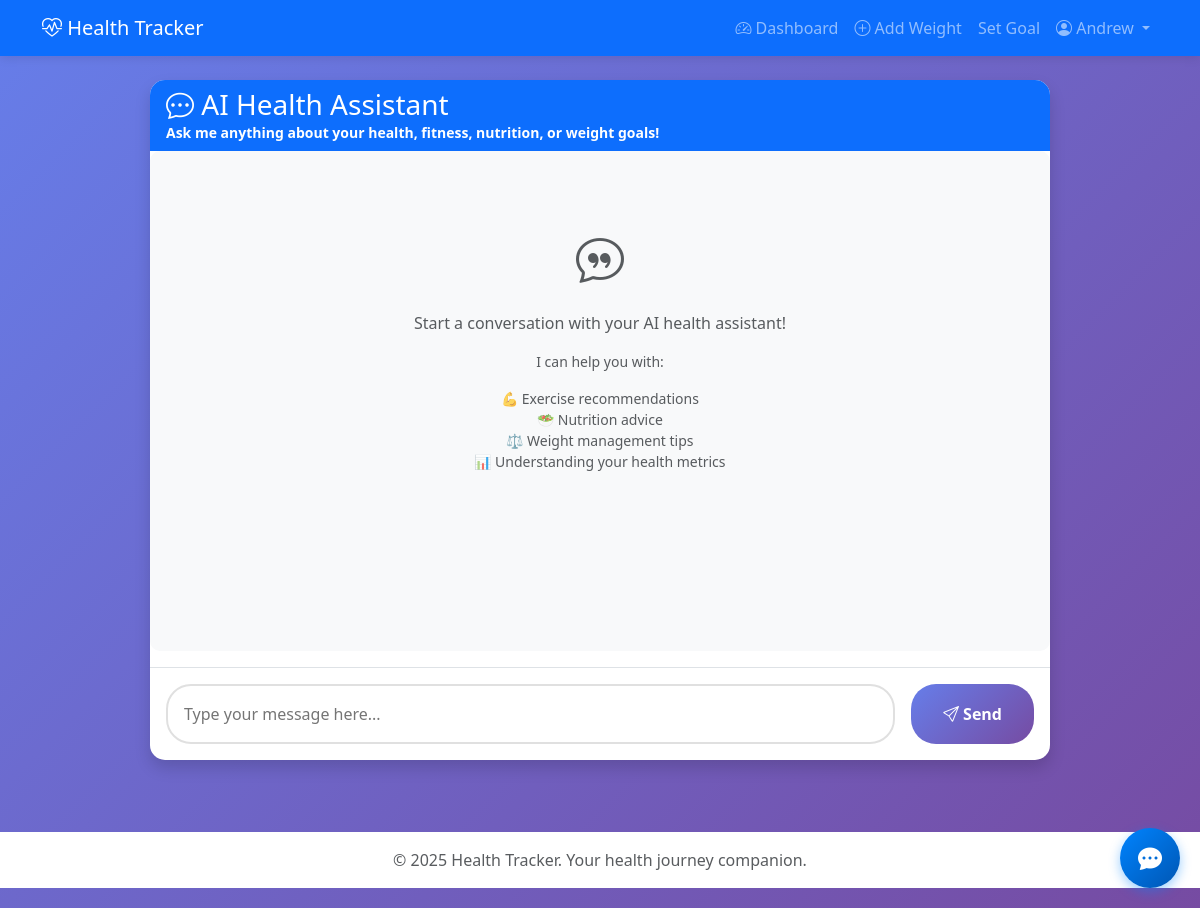
Page /accounts/chatbot/ (signed in) on the earlier database version.
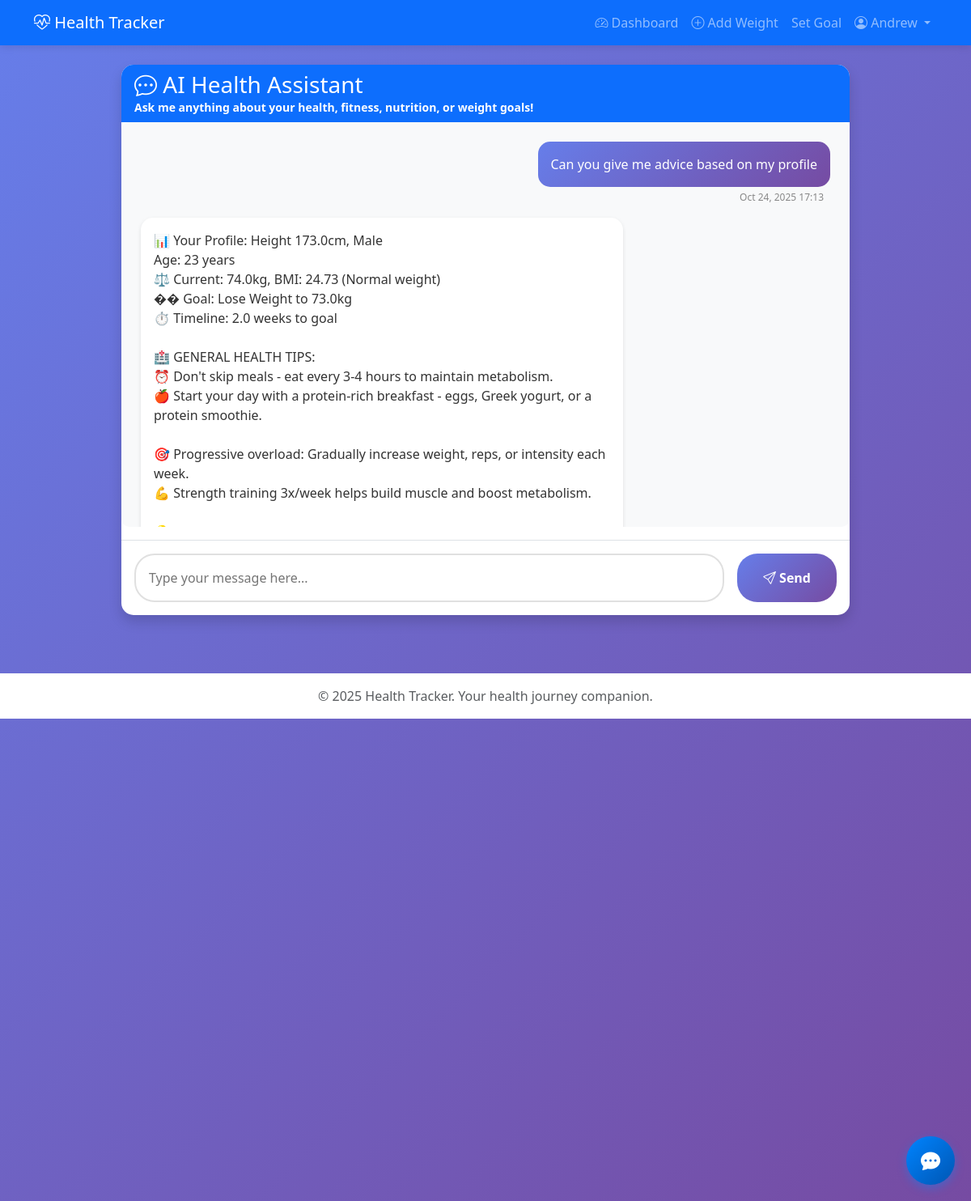
Same page on the later database version.
### account/models.py (models this page shows, shortened)
class ChatMessage(models.Model):
    user = models.ForeignKey(User, on_delete=models.CASCADE, related_name='chat_messages')
    message = models.TextField()
    response = models.TextField()
    created_at = models.DateTimeField(auto_now_add=True)
    class Meta:
        ordering = ['-created_at']
        verbose_name = "Chat Message"
        verbose_name_plural = "Chat Messages"

### account/views.py (the view)
# urls.py: path('chatbot/', views.chatbot_view, name='chatbot'),
@login_required
def chatbot_view(request):
    recent_messages = request.user.chat_messages.all()[:20]
    context = {
        'recent_messages': recent_messages
    }
    return render(request, 'accounts/chatbot.html', context)

### templates/accounts/chatbot.html (shortened to what this page needs)
{% extends 'base.html' %}
{% block content %}
<div class="chat-container">
    <div class="card shadow">
        <div class="card-header bg-primary text-white">
            <h3 class="mb-0">
                <i class="bi bi-chat-dots"></i> AI Health Assistant
            </h3>
            <p class="mb-0 small">Ask me anything about your health, fitness, nutrition, or weight goals!</p>
        </div>
        <div class="card-body p-0">
            <div class="chat-box" id="chatBox">
                {% for chat in recent_messages reversed %}
                <div class="message-wrapper user">
                    <div class="message-bubble">{{ chat.message }}</div>
                    <div class="message-time">{{ chat.created_at|date:"M d, Y H:i" }}</div>
                </div>
                <div class="message-wrapper ai">
                    <div class="message-bubble">{{ chat.response }}</div>
                </div>
                {% empty %}
                <div class="text-center text-muted mt-5">
                    <i class="bi bi-chat-quote" style="font-size: 3rem;"></i>
                    <p class="mt-3">Start a conversation with your AI health assistant!</p>
                    <p class="small">I can help you with:</p>
                    <ul class="list-unstyled small">
                        <li>💪 Exercise recommendations</li>
                        <li>🥗 Nutrition advice</li>
                        <li>⚖️ Weight management tips</li>
                        <li>📊 Understanding your health metrics</li>
                    </ul>
                </div>
                {% endfor %}
            </div>
            <div class="p-3 border-top">
                <div class="chat-input-container">
                    <textarea
                        id="messageInput"
                        class="chat-input"
                        placeholder="Type your message here..."
                        rows="1"
                    ></textarea>
                    <button id="sendBtn" class="send-btn">
                        <i class="bi bi-send"></i> Send
                    </button>
                </div>
            </div>
        </div>
    </div>
</div>
{% endblock %}

### templates/base.html (shortened to what this page needs)
<!DOCTYPE html>
<html lang="en">
<head>
    {% load static %}
    <link href="https://cdn.jsdelivr.net/npm/bootstrap@5.3.0/dist/css/bootstrap.min.css" rel="stylesheet">
    <link rel="stylesheet" href="https://cdn.jsdelivr.net/npm/bootstrap-icons@1.10.0/font/bootstrap-icons.css">
</head>
<body>
    {% if user.is_authenticated %}
    <nav class="navbar navbar-expand-lg navbar-dark bg-primary sticky-top">
        <div class="container">
            <a class="navbar-brand" href="{% url 'accounts:dashboard' %}">
                <i class="bi bi-heart-pulse"></i> Health Tracker
            </a>
            <div class="collapse navbar-collapse" id="navbarNav">
                <ul class="navbar-nav ms-auto">
                    <li class="nav-item">
                        <a class="nav-link {% if request.resolver_match.url_name == 'dashboard' %}active{% endif %}" href="{% url 'accounts:dashboard' %}">
                            <i class="bi bi-speedometer2"></i> Dashboard
                        </a>
                    </li>
                    <li class="nav-item">
                        <a class="nav-link {% if request.resolver_match.url_name == 'add_weight' %}active{% endif %}" href="{% url 'accounts:add_weight' %}">
                            <i class="bi bi-plus-circle"></i> Add Weight
                        </a>
                    </li>
                    <li class="nav-item">
                        <a class="nav-link {% if request.resolver_match.url_name == 'set_goal' %}active{% endif %}" href="{% url 'accounts:set_goal' %}">
                             Set Goal
                        </a>
                    </li>
                    <li class="nav-item dropdown">
                        <a class="nav-link dropdown-toggle" href="#" id="userDropdown" role="button" data-bs-toggle="dropdown">
                            <i class="bi bi-person-circle"></i> {% if user.first_name %}{{ user.first_name }}{% else %}{{ user.username }}{% endif %}
                        </a>
                    </li>
                </ul>
            </div>
        </div>
    </nav>
    {% endif %}
    <main class="py-4">
        <div class="container">
            {% block content %}{% endblock %}
        </div>
    </main>
    <footer class="bg-white text-center text-muted py-3 mt-5">
        <div class="container">
            <p class="mb-0">&copy; 2025 Health Tracker. Your health journey companion.</p>
        </div>
    </footer>
    {% if user.is_authenticated %}
    <div class="chat-widget-container">
        <button class="chat-toggle-btn" id="chatToggleBtn" title="Chat with AI Assistant">
            <i class="bi bi-chat-dots-fill"></i>
        </button>
    </div>
    {% endif %}
</body>
</html>

### templates/base.html (style rules this page uses)
:root { --primary-color: #667eea; --secondary-color: #764ba2; --chat-primary: #0084ff; }
body { background: linear-gradient(135deg, #667eea 0%, #764ba2 100%); min-height: 100vh; padding-bottom: 20px; }
.navbar { box-shadow: 0 2px 10px rgba(0,0,0,0.1); }
.card { border: none; box-shadow: 0 5px 20px rgba(0,0,0,0.1); border-radius: 15px; overflow: hidden; }
.card-header { border: none; font-weight: 600; }
.chat-widget-container { position: fixed; bottom: 20px; right: 20px; z-index: 1000; }
.chat-toggle-btn { width: 60px; height: 60px; border-radius: 50%; background: linear-gradient(135deg, var(--chat-primary) 0%, #0056b3 100%); border: none; color: white; font-size: 24px; box-shadow: 0 4px 12px rgba(0,132,255,0.4); cursor: pointer; transition: all 0.3s; display: flex; align-items: center; justify-content: center; position: relative; }
.chat-input { flex: 1; border: 1px solid #e0e0e0; border-radius: 20px; padding: 10px 15px; font-size: 14px; resize: none; max-height: 100px; }

### templates/accounts/chatbot.html (style rules this page uses)
.chat-container { max-width: 900px; margin: 0 auto; }
.chat-box { height: 500px; overflow-y: auto; padding: 1.5rem; background: #f8f9fa; border-radius: 10px; margin-bottom: 1rem; }
.message-wrapper { margin-bottom: 1rem; display: flex; flex-direction: column; }
.message-wrapper.user { align-items: flex-end; }
.message-wrapper.ai { align-items: flex-start; }
.message-bubble { max-width: 70%; padding: 1rem; border-radius: 15px; word-wrap: break-word; white-space: pre-wrap; }
.message-wrapper.user .message-bubble { background: linear-gradient(135deg, #667eea 0%, #764ba2 100%); color: white; }
.message-wrapper.ai .message-bubble { background: white; color: #333; box-shadow: 0 2px 5px rgba(0,0,0,0.1); }
.message-time { font-size: 0.75rem; color: #888; margin-top: 0.25rem; padding: 0 0.5rem; }
.chat-input-container { display: flex; gap: 1rem; }
.chat-input { flex: 1; padding: 1rem; border: 2px solid #e0e0e0; border-radius: 25px; font-size: 1rem; resize: none; }
.send-btn { padding: 1rem 2rem; background: linear-gradient(135deg, #667eea 0%, #764ba2 100%); color: white; border: none; border-radius: 25px; font-weight: 600; cursor: pointer; transition: transform 0.2s; }

Differences in the rows shown:
added ChatMessage: message "Can you give me advice based on my profile", created_at "Oct 24, 2025 17:13", response "📊 Your Profile: Height 173.0cm, Male Age: 23 years ⚖️ Current: 74.0kg, BMI: 24.73 (Normal weight) �� Goal: Lose Weight to 73.0kg ⏱️ Timeline: 2.0 weeks to goal 🏥 GENERAL HEALTH TIPS: ⏰ Don't skip meals - eat every 3-4 hours to maintain metabolism. 🍎 Start your day with a protein-rich breakfast - eggs, Greek yogurt, or a protein smoothie. 🎯 Progressive overload: Gradually increase weight, reps, or intensity each week. 💪 Strength training 3x/week helps build muscle and boost metabolism.…"
Other differences:
text no longer shown: "Start a conversation with your AI health assistant! I can help you with: 💪 Exercise recommendations 🥗 Nutrition advice ⚖️ Weight management tips 📊 Understanding your health metrics"
